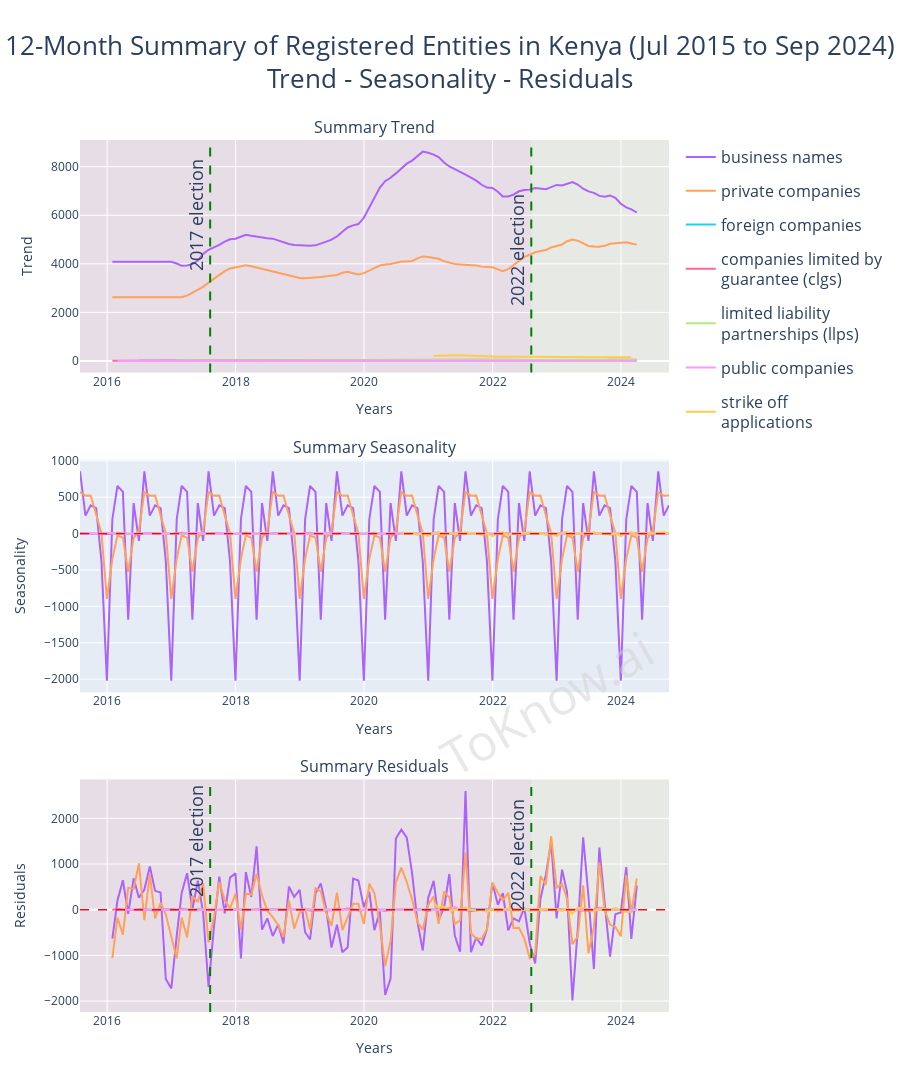

Here is the notebook cell this chart was saved with:
### Markdown cell above
The interative plots are for easier interaction.

### Code cell
#|output-when-format-pdf: "Please visit <{{< meta html_uri >}}> to view/interact with the plot."

def get_decomposition(
        columns_used: list[str], trend_period = 12, 
        out: dict[Literal['start_date', 'end_date', 'actual_columns_used'], str] = None):
    actual_columns_used = []
    for column_used in columns_used:
        plot_series = all_registrations[column_used].dropna()
        if len(plot_series) < 2 * trend_period:
            continue
        actual_columns_used.append(column_used)
        __start_date = min(plot_series.index.date)
        __end_date = max(plot_series.index.date)
        out['start_date'] = min(out['start_date'] or __start_date, __start_date)
        out['end_date'] = max(out['end_date'] or __end_date, __end_date)
        out['actual_columns_used'].append(column_used)
        yield seasonal_decompose(plot_series, model='additive', period=trend_period), column_used

def draw_election_lines_plotly(start_date, end_date, fig, row, election_dates_y):
    date_list = [
        min(start_date, date(2017, 1, 1)) + timedelta(days=x) 
        for x 
        in range((end_date - start_date).days + 1)
    ]
    election_date_2017 = date(2017, 8, 9)
    election_date_2022 = date(2022, 8, 9)
    # Add vertical lines for election dates
    fig.add_vline(
        x=election_date_2017, line=dict(color='green', width=2, dash='dash'), row=row, col=1)
    fig.add_vline(
        x=election_date_2022, line=dict(color='green', width=2, dash='dash'), row=row, col=1)
    # Add colored regions
    fig.add_vrect(x0=min(date_list), x1=election_date_2022, fillcolor='#f62f3c', 
                  opacity=0.08, layer='below', line_width=0, row=row, col=1)
    fig.add_vrect(x0=election_date_2022, x1=max(date_list), fillcolor='#f8c811', 
                  opacity=0.08, layer='below', line_width=0, row=row, col=1)
    # Add text annotations for election dates
    fig.add_annotation(x=election_date_2017, y=election_dates_y[0], text='2017 election', 
                       textangle=-90, font=dict(size=18), showarrow=False, xanchor='right', 
                       row=row, col=1)
    fig.add_annotation(x=election_date_2022, y=election_dates_y[1], text='2022 election', 
                       textangle=-90, font=dict(size=18), showarrow=False, xanchor='right', 
                       row=row, col=1)

def interactive_plot(
        columns_used: list[str], trend_period = 12,
        election_dates_y_trend = (6000, 4600), election_dates_y_resid = (1500, 1200)):
    subplot_titles = ['Summary Trend', 'Summary Seasonality', 'Summary Residuals']
    fig = make_subplots(rows=3, cols=1, vertical_spacing=0.1, subplot_titles=subplot_titles,
        shared_xaxes=True, figure=go.Figure(layout=go.Layout(height=1200)))
    out = {
        'start_date': None,
        'end_date': None,
        'actual_columns_used': []
    }
    for (decomposition, column_used), color_used in zip(
        get_decomposition(columns_used, trend_period, out), px.colors.qualitative.Plotly[3:]):
        column_used_name = '<br>'.join(textwrap.wrap(column_used, width=20))
        # Plot trend component
        fig.add_trace(go.Scatter(
            x=decomposition.trend.index, y=decomposition.trend.values, mode='lines', 
            name=column_used_name, legendgroup=column_used, showlegend=True, 
            line=dict(color=color_used)), row=1, col=1)
        # Plot seasonal component
        fig.add_trace(go.Scatter(
            x=decomposition.seasonal.index, y=decomposition.seasonal.values, mode='lines', 
            name=column_used_name, legendgroup=column_used, showlegend=False, 
            line=dict(color=color_used)), row=2, col=1)
        fig.add_hline(y=0, line=dict(color='red', width=0.5, dash='dash'), row=2, col=1)
        # Plot residual component
        fig.add_trace(go.Scatter(
            x=decomposition.resid.index, y=decomposition.resid.values, mode='lines', 
            name=column_used_name, legendgroup=column_used, showlegend=False, 
            line=dict(color=color_used)), row=3, col=1)
        fig.add_hline(y=0, line=dict(color='red', width=0.5, dash='dash'), row=3, col=1)
    start_date = out['start_date']
    end_date = out['end_date']
    if start_date:
        draw_election_lines_plotly(start_date, end_date, fig, 1, election_dates_y_trend)
        draw_election_lines_plotly(start_date, end_date, fig, 3, election_dates_y_resid)
        fig.update_layout(
            title=dict(
                text=(
                    f'{trend_period}-Month Summary of Registered Entities in Kenya'
                    f' ({start_date.strftime("%b %Y")} to {end_date.strftime("%b %Y")})'
                    '<br>'
                    'Trend - Seasonality - Residuals'
                ),
                font=dict(size=26),
                x=0.5,
                xanchor='center',
                y = 0.95,
                yanchor = 'top',
            ),
            showlegend=True,
            legend=dict(font=dict(size=16)),
        )
        fig.add_annotation(
            text="ToKnow.ai",
            x=1,
            y=0.25,
            xref="paper",
            yref="paper",
            showarrow=False,
            font=dict(size=50, color="lightgrey"),
            opacity=0.5,
            textangle=-30)
        fig.update_layout(margin=dict(t=140))
    fig.update_xaxes(showticklabels=True, title_text="Years", row=1, col=1)
    fig.update_xaxes(showticklabels=True, title_text="Years", row=2, col=1)
    fig.update_xaxes(showticklabels=True, title_text="Years", row=3, col=1)
    fig.update_yaxes(title_text="Trend", row=1, col=1)
    fig.update_yaxes(title_text="Seasonality", row=2, col=1)
    fig.update_yaxes(title_text="Residuals", row=3, col=1)
    return fig

interactive_plot(plot_columns + other_plot_columns)
